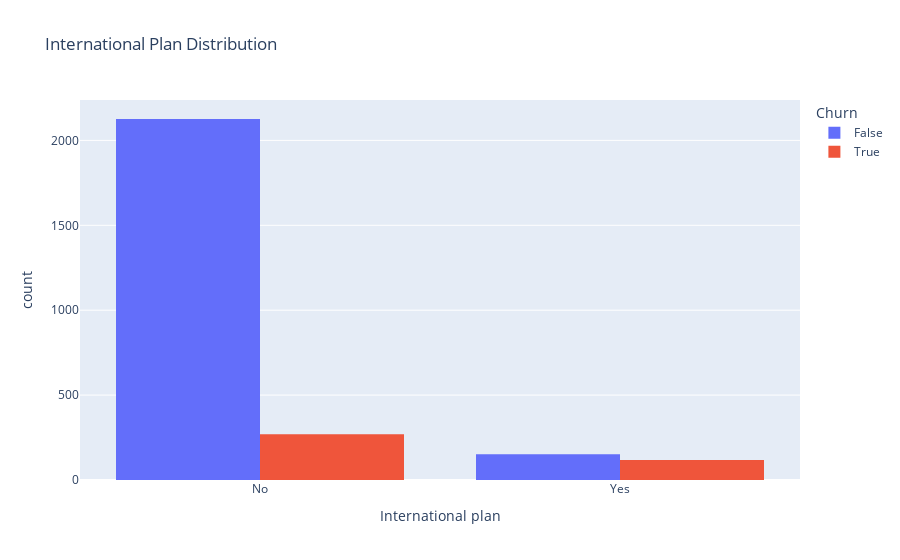

The notebook cell saved with this chart:
### Markdown cell above
Based how the pie chart show that 14.6% customer has churn and 85.4% not churn.

### Code cell
fig = px.histogram(df, x = 'International plan',
                   color = 'Churn',
                   title='International Plan Distribution',
                  barmode='group')
fig.show()

### Figure 1 — Plotly figure (JSON) as saved in the notebook; plotly's stock layout.template omitted (floating-point values rounded to 4 significant figures; data arrays with more than 128 entries replaced by an {"elided": "..."} marker saying what was removed)
{"data": [{"alignmentgroup": "True", "bingroup": "x", "hovertemplate": "Churn=False<br>International plan=%{x}<br>count=%{y}<extra></extra>", "legendgroup": "False", "marker": {"color": "#636efa", "pattern": {"shape": ""}}, "name": "False", "offsetgroup": "False", "orientation": "v", "showlegend": true, "type": "histogram", "x": {"elided": "2278 str values"}, "xaxis": "x", "yaxis": "y"}, {"alignmentgroup": "True", "bingroup": "x", "hovertemplate": "Churn=True<br>International plan=%{x}<br>count=%{y}<extra></extra>", "legendgroup": "True", "marker": {"color": "#EF553B", "pattern": {"shape": ""}}, "name": "True", "offsetgroup": "True", "orientation": "v", "showlegend": true, "type": "histogram", "x": {"elided": "388 str values"}, "xaxis": "x", "yaxis": "y"}], "layout": {"autosize": true, "barmode": "group", "legend": {"title": {"text": "Churn"}, "tracegroupgap": 0}, "title": {"text": "International Plan Distribution"}, "xaxis": {"anchor": "y", "autorange": true, "domain": [0, 1], "range": [-0.5, 1.5], "title": {"text": "International plan"}, "type": "category"}, "yaxis": {"anchor": "x", "autorange": true, "domain": [0, 1], "range": [0, 2238.0], "title": {"text": "count"}}}}
